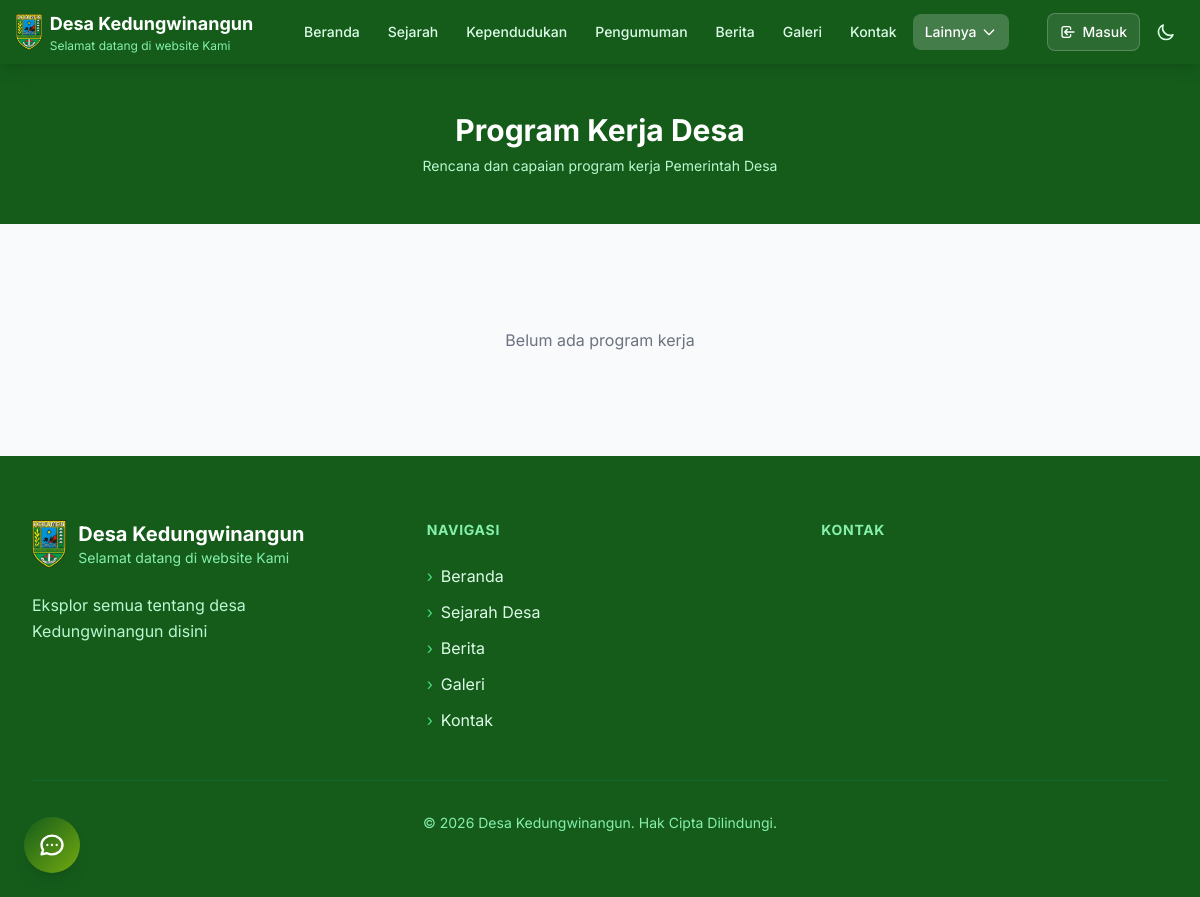
The page /program-kerja on the database as committed earlier.
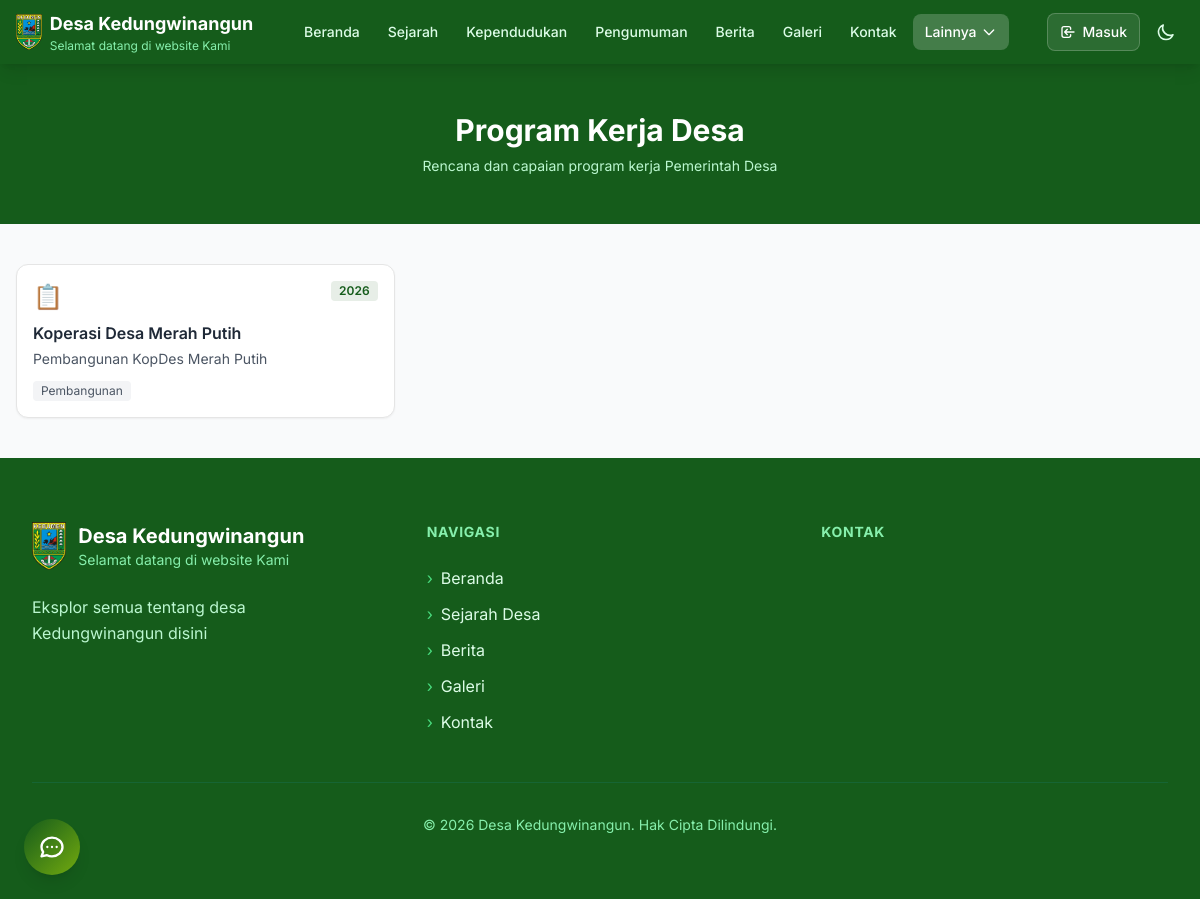
The same page on the database as committed later.
### tables this page shows
CREATE TABLE config (
                key TEXT PRIMARY KEY,
                value TEXT
            );

CREATE TABLE program_kerja (
                id INTEGER PRIMARY KEY AUTOINCREMENT,
                judul TEXT NOT NULL,
                deskripsi TEXT,
                kategori TEXT DEFAULT 'pembangunan',
                tahun INTEGER,
                target TEXT,
                realiasi TEXT,
                anggaran TEXT,
                icon TEXT DEFAULT '📋',
                status TEXT DEFAULT 'berlangsung',
                aktif INTEGER DEFAULT 1,
                urutan INTEGER DEFAULT 0,
                created_at TIMESTAMP DEFAULT CURRENT_TIMESTAMP,
                updated_at TIMESTAMP DEFAULT CURRENT_TIMESTAMP
            );

### routes/public.py (the view)
@public_bp.route("/program-kerja")
def program_kerja():
    try:
        from models import get_all_pages, get_all_program_kerja
        from datetime import datetime
        desa_info = get_desa_info_with_maps()
        custom_pages = get_all_pages()
        tahun_filter = request.args.get('tahun', type=int)
        kategori_filter = request.args.get('kategori', '')
        program_list = get_all_program_kerja(aktif=1, tahun=tahun_filter)
        if kategori_filter:
            program_list = [p for p in program_list if p.get('kategori') == kategori_filter]
        by_status = {
            'rencana': [],
            'berlangsung': [],
            'selesai': [],
        }
        for p in program_list:
            status = p.get('status', 'berlangsung')
            if status in by_status:
                by_status[status].append(p)
            else:
                by_status['berlangsung'].append(p)
        all_program = get_all_program_kerja(aktif=1)
        tahun_list = sorted(set(p.get('tahun') for p in all_program if p.get('tahun')), reverse=True)
        if not tahun_list:
            tahun_list = [datetime.now().year]
        kategori_labels = {
            'pembangunan': 'Pembangunan',
            'pemberdayaan': 'Pemberdayaan',
            'pembinaan': 'Pembinaan',
            'pelayanan': 'Pelayanan',
            'kesehatan': 'Kesehatan',
            'pendidikan': 'Pendidikan',
            'umum': 'Umum',
        }
        status_labels = {
            'rencana': '🗓️ Rencana',
            'berlangsung': '🔄 Berlangsung',
            'selesai': '✅ Selesai',
        }
        return render_template(
            "program_kerja.html",
            page={"title": "Program Kerja"},
            desa=desa_info,
            nav_links=set_nav_active("Lainnya", request.path),
            tahun=datetime.now().year,
            site_name=desa_info['nama'],
            site_tagline=desa_info['tagline'],
            site_description=desa_info['deskripsi'],
            custom_pages=custom_pages,
            program_list=program_list,
            by_status=by_status,
            tahun_list=tahun_list,
            tahun_filter=tahun_filter,
            kategori_filter=kategori_filter,
            kategori_labels=kategori_labels,
            status_labels=status_labels,
        )
    except Exception as e:
        logger.error(f"Error loading program_kerja page: {str(e)}")
        flash('Terjadi kesalahan saat memuat halaman', 'error')
        return redirect(url_for('public.index'))

### app.py (called while the page is built, shortened)
@app.context_processor
def inject_openrouter_key():
    return {
        'openrouter_api_key': environ.get('OPENROUTER_API_KEY', '')
    }

@app.context_processor
def inject_custom_pages():
    from models import get_all_pages
    return {'custom_pages_nav': get_all_pages()}

@app.after_request
def add_security_headers(response):
    response.headers['X-Content-Type-Options'] = 'nosniff'
    response.headers['X-Frame-Options'] = 'DENY'
    response.headers['X-XSS-Protection'] = '1; mode=block'
    response.headers['Referrer-Policy'] = 'strict-origin-when-cross-origin'
    if request.path.startswith('/admin') or request.path.startswith('/login'):
        response.headers['Cache-Control'] = 'no-store, no-cache, must-revalidate, max-age=0'
        response.headers['Pragma'] = 'no-cache'
        response.headers['Expires'] = '0'
    response.headers['Permissions-Policy'] = (
        'camera=(), microphone=(), geolocation=(self "https://maps.google.com"), '
        'payment=(), usb=(), fullscreen=(self)'
    )
    return response

@app.context_processor
def inject_csrf_token():
    from flask import session
    if '_csrf_token' not in session:
        session['_csrf_token'] = secrets.token_hex(32)
    return {'csrf_token': session['_csrf_token']}

### models.py (called while the page is built)
def get_db_connection():
    conn = sqlite3.connect(Config.DB_NAME)
    conn.row_factory = sqlite3.Row
    return conn

def get_config(key, default=None):
    try:
        conn = get_db_connection()
        cursor = conn.cursor()
        cursor.execute('SELECT value FROM config WHERE key = ?', (key,))
        row = cursor.fetchone()
        conn.close()
        return row['value'] if row else (default if default is not None else DEFAULT_CONFIG.get(key, ''))
    except Exception as e:
        logger.error(f"Error getting config '{key}': {str(e)}")
        return default if default is not None else DEFAULT_CONFIG.get(key, '')

def get_desa_info():
    return {
        "nama": get_config("website_nama", DEFAULT_CONFIG["website_nama"]),
        "tagline": get_config("website_tagline", DEFAULT_CONFIG["website_tagline"]),
        "deskripsi": get_config("website_deskripsi", DEFAULT_CONFIG["website_deskripsi"]),
        "jumlah_dusun": 8,
        "jumlah_kadus": 6,
        "jumlah_kasi": 3,
        "jumlah_kaur": 3,
        "jumlah_sekdes": 1,
        "jumlah_kepala_desa": 1,
    }

### routes/public.py (called while the page is built)
def get_desa_info_with_maps():
    info = get_desa_info()
    info['maps_embed_url'] = MAPS_EMBED_URL
    info['dusun'] = DUSUN_DATA
    return info

### templates/program_kerja.html (shortened to what this page needs)
<!DOCTYPE html>
<html lang="id">
<head>
    <script src="https://cdn.tailwindcss.com"></script>
    <link rel="stylesheet" href="{{ url_for('static', filename='styles.css') }}">
</head>
<body class="bg-gray-50 font-['Inter']">
    {% include 'partials/navbar.html' %}
    <section class="bg-[#155C1B] text-white py-10 md:py-12">
        <div class="container-lg mx-auto px-4 text-center">
            <h1 class="text-2xl md:text-3xl font-bold mb-2">Program Kerja Desa</h1>
            <p class="text-green-200 text-sm">Rencana dan capaian program kerja Pemerintah Desa</p>
        </div>
    </section>
    <section class="container-lg mx-auto px-4 py-10">
        {% if program_list %}
        <div class="grid md:grid-cols-2 lg:grid-cols-3 gap-4">
            {% for program in program_list %}
            <div class="bg-white rounded-xl border border-neutral-200 shadow-sm p-4">
                <div class="flex items-start justify-between mb-2">
                    <span class="text-2xl">{{ program.icon or '📋' }}</span>
                    {% if program.tahun %}
                    <span class="px-2 py-0.5 bg-[#155C1B]/10 text-[#155C1B] rounded text-xs font-semibold">{{ program.tahun }}</span>
                    {% endif %}
                </div>
                <h3 class="font-semibold text-gray-800 mb-1 line-clamp-2">{{ program.judul }}</h3>
                <p class="text-sm text-gray-600 mb-2 line-clamp-2">{{ program.deskripsi or '' }}</p>
                {% if program.kategori %}
                <span class="inline-block px-2 py-0.5 bg-gray-100 text-gray-600 rounded text-xs">{{ kategori_labels.get(program.kategori, program.kategori) }}</span>
                {% endif %}
            </div>
            {% endfor %}
        </div>
        {% else %}
        <div class="text-center py-16">
            <p class="text-gray-500">Belum ada program kerja</p>
        </div>
        {% endif %}
    </section>
    {% include 'partials/footer.html' %}
    {% include 'partials/chatbot.html' %}
</body>
</html>

### templates/partials/navbar.html (shortened to what this page needs)
<nav class="bg-[#155C1B] sticky top-0 z-50 shadow-lg {{ navbar_extra_class or '' }}" id="main-navbar" x-data="{ mobileOpen: false, dropdownOpen: false }">
    <div class="max-w-7xl mx-auto px-4">
        <div class="flex items-center justify-between h-14 md:h-16">
            <a href="{{ url_for('public.index') }}" class="flex items-center gap-2">
                <img src="{{ url_for('static', filename='images/kebumen.png') }}" alt="Logo" class="h-9 w-auto">
                <div class="hidden sm:block">
                    <div class="text-white font-bold text-sm md:text-lg">{{ site_name or 'Desa' }}</div>
                    <div class="text-green-300 text-[10px] md:text-xs">{{ site_tagline or '' }}</div>
                </div>
            </a>
            <div class="hidden lg:flex items-center gap-1">
                {% for link in nav_links %}
                {% if link.label == 'Lainnya' %}
                <div class="relative">
                    <button @click="dropdownOpen = !dropdownOpen"
                            class="px-3 py-2 rounded-lg text-sm font-medium transition-colors flex items-center gap-1
                                   {% if link.active %}bg-white/20 text-white{% else %}text-green-100 hover:bg-white/10 hover:text-white{% endif %}">
                        Lainnya
                        <svg class="w-4 h-4 transition-transform" :class="{'rotate-180': dropdownOpen}" fill="none" stroke="currentColor" viewBox="0 0 24 24">
                            <path stroke-linecap="round" stroke-linejoin="round" stroke-width="2" d="M19 9l-7 7-7-7"/>
                        </svg>
                    </button>
                </div>
                {% else %}
                <a href="{{ link.href }}" class="px-3 py-2 rounded-lg text-sm font-medium transition-colors
                       {% if link.active %}bg-white/20 text-white{% else %}text-green-100 hover:bg-white/10 hover:text-white{% endif %}">
                    {{ link.label }}
                </a>
                {% endif %}
                {% endfor %}
            </div>
            <div class="flex items-center gap-1 md:gap-2">
                {% if not session.user_logged_in %}
                <div class="hidden md:flex items-center gap-2">
                    <a href="{{ url_for('public.login') }}" class="flex items-center gap-1.5 px-3 py-2 rounded-lg text-white text-sm font-medium bg-white/10 hover:bg-white/20 border border-white/20 transition-all">
                        <svg class="w-4 h-4" fill="none" stroke="currentColor" viewBox="0 0 24 24">
                            <path stroke-linecap="round" stroke-linejoin="round" stroke-width="2" d="M11 16l-4-4m0 0l4-4m-4 4h14m-5 4v1a3 3 0 01-3 3H6a3 3 0 01-3-3V7a3 3 0 013-3h7a3 3 0 013 3v1"/>
                        </svg>
                        Masuk
                    </a>
                </div>
                {% endif %}
                <button id="btn-dark" class="p-2 rounded-lg text-green-100 hover:bg-white/10 transition-colors" aria-label="Dark mode">
                    <svg id="icon-moon" class="w-5 h-5" fill="none" stroke="currentColor" viewBox="0 0 24 24">
                        <path stroke-linecap="round" stroke-linejoin="round" stroke-width="2" d="M20.354 15.354A9 9 0 018.646 3.646 9.003 9.003 0 0012 21a9.003 9.003 0 008.354-5.646z"/>
                    </svg>
                </button>
            </div>
        </div>
    </div>
</nav>

### templates/partials/footer.html (shortened to what this page needs)
<footer class="bg-[#155C1B] text-white">
    <div class="max-w-7xl mx-auto px-4 sm:px-6 lg:px-8 py-16">
        <div class="grid grid-cols-1 md:grid-cols-3 gap-12">
            <div class="reveal-footer">
                <a href="{{ url_for('public.index') }}" class="flex items-center gap-3 mb-6 group">
                    <img src="{{ url_for('static', filename='images/kebumen.png') }}" alt="Logo" class="h-12 w-auto transition-transform duration-300 group-hover:scale-105">
                    <div>
                        <h3 class="font-bold text-xl">{{ site_name or 'Desa' }}</h3>
                        <p class="text-green-300 text-sm">{{ site_tagline or '' }}</p>
                    </div>
                </a>
                <p class="text-green-200 leading-relaxed mb-6">{{ site_description or '' }}</p>
            </div>
            <div class="reveal-footer" style="transition-delay: 0.1s;">
                <h4 class="font-bold text-lg mb-6 text-green-300 uppercase tracking-wider text-sm">Navigasi</h4>
                <ul class="space-y-3">
                    <li>
                        <a href="{{ url_for('public.index') }}" class="text-green-100 hover:text-white transition-colors duration-200 flex items-center gap-2 group">
                            <span class="text-green-400 group-hover:translate-x-1 transition-transform duration-200">›</span>
                            Beranda
                        </a>
                    </li>
                    <li>
                        <a href="{{ url_for('public.sejarah') }}" class="text-green-100 hover:text-white transition-colors duration-200 flex items-center gap-2 group">
                            <span class="text-green-400 group-hover:translate-x-1 transition-transform duration-200">›</span>
                            Sejarah Desa
                        </a>
                    </li>
                    <li>
                        <a href="{{ url_for('public.berita') }}" class="text-green-100 hover:text-white transition-colors duration-200 flex items-center gap-2 group">
                            <span class="text-green-400 group-hover:translate-x-1 transition-transform duration-200">›</span>
                            Berita
                        </a>
                    </li>
                    <li>
                        <a href="{{ url_for('public.galeri') }}" class="text-green-100 hover:text-white transition-colors duration-200 flex items-center gap-2 group">
                            <span class="text-green-400 group-hover:translate-x-1 transition-transform duration-200">›</span>
                            Galeri
                        </a>
                    </li>
                    <li>
                        <a href="{{ url_for('public.kontak') }}" class="text-green-100 hover:text-white transition-colors duration-200 flex items-center gap-2 group">
                            <span class="text-green-400 group-hover:translate-x-1 transition-transform duration-200">›</span>
                            Kontak
                        </a>
                    </li>
                </ul>
            </div>
            <div class="reveal-footer" style="transition-delay: 0.2s;">
                <h4 class="font-bold text-lg mb-6 text-green-300 uppercase tracking-wider text-sm">Kontak</h4>
            </div>
        </div>
        <div class="mt-12 pt-8 border-t border-green-800 text-center">
            <p class="text-green-300 text-sm">© {{ tahun }} {{ site_name or 'Desa' }}. Hak Cipta Dilindungi.</p>
        </div>
    </div>
</footer>

### templates/partials/chatbot.html (shortened to what this page needs)
<button id="chat-toggle-btn" onclick="toggleChat()"
    class="fixed bottom-6 left-6 z-[9999] w-14 h-14 rounded-full
           bg-gradient-to-br from-[#155C1B] to-[#73AA0F] text-white
           shadow-lg hover:shadow-xl hover:scale-110 transition-all duration-300
           flex items-center justify-center group"
    title="Chat AI">
</button>

Rows that differ between the two databases and show on the page:
added program_kerja: icon "📋", tahun "2026", judul "Koperasi Desa Merah Putih", deskripsi "Pembangunan KopDes Merah Putih", get "Pembangunan"
Other text that changed with them:
text no longer shown: "Belum ada program kerja"
